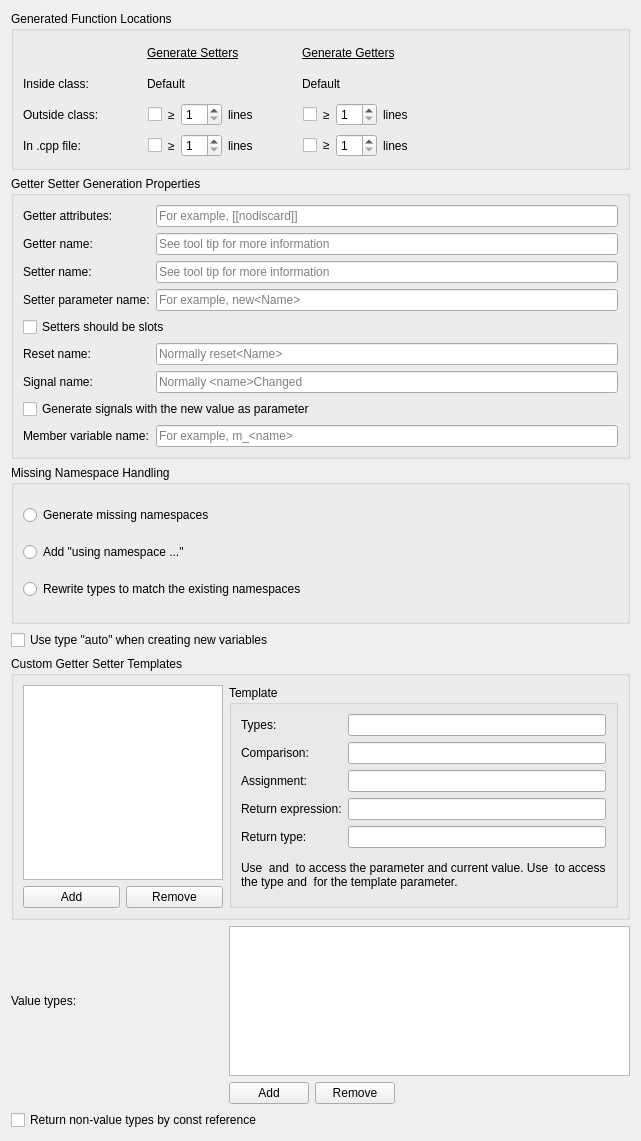
<?xml version="1.0" encoding="UTF-8"?>
<ui version="4.0">
 <class>CppQuickFixSettingsWidget</class>
 <widget class="QWidget" name="CppQuickFixSettingsWidget">
  <property name="geometry">
   <rect>
    <x>0</x>
    <y>0</y>
    <width>641</width>
    <height>1141</height>
   </rect>
  </property>
  <layout class="QVBoxLayout" name="verticalLayout_3">
   <item>
    <widget class="QGroupBox" name="groupBox_2">
     <property name="title">
      <string>Generated Function Locations</string>
     </property>
     <layout class="QGridLayout" name="gridLayout_2">
      <property name="horizontalSpacing">
       <number>48</number>
      </property>
      <item row="3" column="2">
       <widget class="QLabel" name="label_5">
        <property name="text">
         <string>Default</string>
        </property>
       </widget>
      </item>
      <item row="4" column="1" alignment="Qt::AlignHCenter">
       <widget class="QWidget" name="widget2" native="true">
        <layout class="QHBoxLayout" name="horizontalLayout_7">
         <property name="leftMargin">
          <number>1</number>
         </property>
         <property name="topMargin">
          <number>1</number>
         </property>
         <property name="rightMargin">
          <number>1</number>
         </property>
         <property name="bottomMargin">
          <number>1</number>
         </property>
         <item alignment="Qt::AlignRight">
          <widget class="QCheckBox" name="checkBox_setterOutside">
           <property name="sizePolicy">
            <sizepolicy hsizetype="Fixed" vsizetype="Fixed">
             <horstretch>0</horstretch>
             <verstretch>0</verstretch>
            </sizepolicy>
           </property>
           <property name="text">
            <string/>
           </property>
          </widget>
         </item>
         <item>
          <widget class="QWidget" name="widget_setterOutside" native="true">
           <property name="sizePolicy">
            <sizepolicy hsizetype="Fixed" vsizetype="Preferred">
             <horstretch>0</horstretch>
             <verstretch>0</verstretch>
            </sizepolicy>
           </property>
           <layout class="QHBoxLayout" name="horizontalLayout_9">
            <property name="leftMargin">
             <number>0</number>
            </property>
            <property name="topMargin">
             <number>0</number>
            </property>
            <property name="rightMargin">
             <number>0</number>
            </property>
            <property name="bottomMargin">
             <number>0</number>
            </property>
            <item>
             <widget class="QLabel" name="label_8">
              <property name="sizePolicy">
               <sizepolicy hsizetype="Fixed" vsizetype="Preferred">
                <horstretch>0</horstretch>
                <verstretch>0</verstretch>
               </sizepolicy>
              </property>
              <property name="text">
               <string>≥</string>
              </property>
             </widget>
            </item>
            <item>
             <widget class="QSpinBox" name="spinBox_setterOutside">
              <property name="sizePolicy">
               <sizepolicy hsizetype="Fixed" vsizetype="Fixed">
                <horstretch>0</horstretch>
                <verstretch>0</verstretch>
               </sizepolicy>
              </property>
              <property name="minimum">
               <number>1</number>
              </property>
             </widget>
            </item>
            <item alignment="Qt::AlignLeft">
             <widget class="QLabel" name="label_7">
              <property name="sizePolicy">
               <sizepolicy hsizetype="Fixed" vsizetype="Preferred">
                <horstretch>0</horstretch>
                <verstretch>0</verstretch>
               </sizepolicy>
              </property>
              <property name="text">
               <string>lines</string>
              </property>
             </widget>
            </item>
           </layout>
          </widget>
         </item>
        </layout>
       </widget>
      </item>
      <item row="5" column="1" alignment="Qt::AlignHCenter">
       <widget class="QWidget" name="widget3" native="true">
        <layout class="QHBoxLayout" name="horizontalLayout_6">
         <property name="spacing">
          <number>6</number>
         </property>
         <property name="leftMargin">
          <number>1</number>
         </property>
         <property name="topMargin">
          <number>1</number>
         </property>
         <property name="rightMargin">
          <number>1</number>
         </property>
         <property name="bottomMargin">
          <number>1</number>
         </property>
         <item alignment="Qt::AlignRight">
          <widget class="QCheckBox" name="checkBox_setterCpp">
           <property name="sizePolicy">
            <sizepolicy hsizetype="Fixed" vsizetype="Fixed">
             <horstretch>0</horstretch>
             <verstretch>0</verstretch>
            </sizepolicy>
           </property>
           <property name="text">
            <string/>
           </property>
          </widget>
         </item>
         <item>
          <widget class="QWidget" name="widget_setterCpp" native="true">
           <property name="sizePolicy">
            <sizepolicy hsizetype="Fixed" vsizetype="Preferred">
             <horstretch>0</horstretch>
             <verstretch>0</verstretch>
            </sizepolicy>
           </property>
           <layout class="QHBoxLayout" name="group1">
            <property name="leftMargin">
             <number>0</number>
            </property>
            <property name="topMargin">
             <number>0</number>
            </property>
            <property name="rightMargin">
             <number>0</number>
            </property>
            <property name="bottomMargin">
             <number>0</number>
            </property>
            <item>
             <widget class="QLabel" name="label_6">
              <property name="sizePolicy">
               <sizepolicy hsizetype="Fixed" vsizetype="Preferred">
                <horstretch>0</horstretch>
                <verstretch>0</verstretch>
               </sizepolicy>
              </property>
              <property name="text">
               <string>≥</string>
              </property>
             </widget>
            </item>
            <item>
             <widget class="QSpinBox" name="spinBox_setterCpp">
              <property name="sizePolicy">
               <sizepolicy hsizetype="Fixed" vsizetype="Fixed">
                <horstretch>0</horstretch>
                <verstretch>0</verstretch>
               </sizepolicy>
              </property>
              <property name="minimum">
               <number>1</number>
              </property>
             </widget>
            </item>
            <item>
             <widget class="QLabel" name="label_14">
              <property name="sizePolicy">
               <sizepolicy hsizetype="Fixed" vsizetype="Preferred">
                <horstretch>0</horstretch>
                <verstretch>0</verstretch>
               </sizepolicy>
              </property>
              <property name="text">
               <string>lines</string>
              </property>
             </widget>
            </item>
           </layout>
          </widget>
         </item>
        </layout>
       </widget>
      </item>
      <item row="4" column="2" alignment="Qt::AlignHCenter">
       <widget class="QWidget" name="widget" native="true">
        <property name="maximumSize">
         <size>
          <width>16777215</width>
          <height>40</height>
         </size>
        </property>
        <layout class="QHBoxLayout" name="horizontalLayout">
         <property name="leftMargin">
          <number>1</number>
         </property>
         <property name="topMargin">
          <number>1</number>
         </property>
         <property name="rightMargin">
          <number>1</number>
         </property>
         <property name="bottomMargin">
          <number>1</number>
         </property>
         <item alignment="Qt::AlignRight">
          <widget class="QCheckBox" name="checkBox_getterOutside">
           <property name="sizePolicy">
            <sizepolicy hsizetype="Fixed" vsizetype="Fixed">
             <horstretch>0</horstretch>
             <verstretch>0</verstretch>
            </sizepolicy>
           </property>
           <property name="text">
            <string/>
           </property>
           <property name="checkable">
            <bool>true</bool>
           </property>
          </widget>
         </item>
         <item>
          <widget class="QWidget" name="widget_getterOutside" native="true">
           <property name="sizePolicy">
            <sizepolicy hsizetype="Fixed" vsizetype="Preferred">
             <horstretch>0</horstretch>
             <verstretch>0</verstretch>
            </sizepolicy>
           </property>
           <layout class="QHBoxLayout" name="horizontalLayout_10">
            <property name="leftMargin">
             <number>0</number>
            </property>
            <property name="topMargin">
             <number>0</number>
            </property>
            <property name="rightMargin">
             <number>0</number>
            </property>
            <property name="bottomMargin">
             <number>0</number>
            </property>
            <item>
             <widget class="QLabel" name="label_13">
              <property name="sizePolicy">
               <sizepolicy hsizetype="Fixed" vsizetype="Preferred">
                <horstretch>0</horstretch>
                <verstretch>0</verstretch>
               </sizepolicy>
              </property>
              <property name="text">
               <string>≥</string>
              </property>
             </widget>
            </item>
            <item>
             <widget class="QSpinBox" name="spinBox_getterOutside">
              <property name="sizePolicy">
               <sizepolicy hsizetype="Fixed" vsizetype="Fixed">
                <horstretch>0</horstretch>
                <verstretch>0</verstretch>
               </sizepolicy>
              </property>
              <property name="minimum">
               <number>1</number>
              </property>
             </widget>
            </item>
            <item>
             <widget class="QLabel" name="label_9">
              <property name="sizePolicy">
               <sizepolicy hsizetype="Fixed" vsizetype="Preferred">
                <horstretch>0</horstretch>
                <verstretch>0</verstretch>
               </sizepolicy>
              </property>
              <property name="text">
               <string>lines</string>
              </property>
             </widget>
            </item>
           </layout>
          </widget>
         </item>
        </layout>
       </widget>
      </item>
      <item row="3" column="1">
       <widget class="QLabel" name="label_4">
        <property name="text">
         <string>Default</string>
        </property>
       </widget>
      </item>
      <item row="0" column="2">
       <widget class="QLabel" name="label_3">
        <property name="sizePolicy">
         <sizepolicy hsizetype="Preferred" vsizetype="Preferred">
          <horstretch>0</horstretch>
          <verstretch>0</verstretch>
         </sizepolicy>
        </property>
        <property name="font">
         <font>
          <underline>true</underline>
         </font>
        </property>
        <property name="text">
         <string>Generate Getters</string>
        </property>
       </widget>
      </item>
      <item row="0" column="1">
       <widget class="QLabel" name="label">
        <property name="sizePolicy">
         <sizepolicy hsizetype="Preferred" vsizetype="Preferred">
          <horstretch>0</horstretch>
          <verstretch>0</verstretch>
         </sizepolicy>
        </property>
        <property name="font">
         <font>
          <underline>true</underline>
         </font>
        </property>
        <property name="text">
         <string>Generate Setters</string>
        </property>
       </widget>
      </item>
      <item row="5" column="0">
       <widget class="QLabel" name="label_12">
        <property name="text">
         <string>In .cpp file:</string>
        </property>
       </widget>
      </item>
      <item row="5" column="2" alignment="Qt::AlignHCenter">
       <widget class="QWidget" name="widget4" native="true">
        <layout class="QHBoxLayout" name="horizontalLayout_2">
         <property name="leftMargin">
          <number>1</number>
         </property>
         <property name="topMargin">
          <number>1</number>
         </property>
         <property name="rightMargin">
          <number>1</number>
         </property>
         <property name="bottomMargin">
          <number>1</number>
         </property>
         <item alignment="Qt::AlignRight">
          <widget class="QCheckBox" name="checkBox_getterCpp">
           <property name="sizePolicy">
            <sizepolicy hsizetype="Fixed" vsizetype="Fixed">
             <horstretch>0</horstretch>
             <verstretch>0</verstretch>
            </sizepolicy>
           </property>
           <property name="text">
            <string/>
           </property>
          </widget>
         </item>
         <item>
          <widget class="QWidget" name="widget_getterCpp" native="true">
           <property name="sizePolicy">
            <sizepolicy hsizetype="Fixed" vsizetype="Preferred">
             <horstretch>0</horstretch>
             <verstretch>0</verstretch>
            </sizepolicy>
           </property>
           <layout class="QHBoxLayout" name="horizontalLayout_11">
            <property name="leftMargin">
             <number>0</number>
            </property>
            <property name="topMargin">
             <number>0</number>
            </property>
            <property name="rightMargin">
             <number>0</number>
            </property>
            <property name="bottomMargin">
             <number>0</number>
            </property>
            <item>
             <widget class="QLabel" name="label_15">
              <property name="sizePolicy">
               <sizepolicy hsizetype="Fixed" vsizetype="Fixed">
                <horstretch>0</horstretch>
                <verstretch>0</verstretch>
               </sizepolicy>
              </property>
              <property name="text">
               <string>≥</string>
              </property>
             </widget>
            </item>
            <item>
             <widget class="QSpinBox" name="spinBox_getterCpp">
              <property name="sizePolicy">
               <sizepolicy hsizetype="Fixed" vsizetype="Fixed">
                <horstretch>0</horstretch>
                <verstretch>0</verstretch>
               </sizepolicy>
              </property>
              <property name="minimum">
               <number>1</number>
              </property>
             </widget>
            </item>
            <item>
             <widget class="QLabel" name="label_16">
              <property name="sizePolicy">
               <sizepolicy hsizetype="Fixed" vsizetype="Preferred">
                <horstretch>0</horstretch>
                <verstretch>0</verstretch>
               </sizepolicy>
              </property>
              <property name="text">
               <string>lines</string>
              </property>
             </widget>
            </item>
           </layout>
          </widget>
         </item>
        </layout>
       </widget>
      </item>
      <item row="0" column="3">
       <spacer name="horizontalSpacer_2">
        <property name="orientation">
         <enum>Qt::Horizontal</enum>
        </property>
        <property name="sizeHint" stdset="0">
         <size>
          <width>1</width>
          <height>0</height>
         </size>
        </property>
       </spacer>
      </item>
      <item row="4" column="0">
       <widget class="QLabel" name="label_11">
        <property name="text">
         <string>Outside class:</string>
        </property>
       </widget>
      </item>
      <item row="3" column="0">
       <widget class="QLabel" name="label_10">
        <property name="text">
         <string>Inside class:</string>
        </property>
       </widget>
      </item>
     </layout>
    </widget>
   </item>
   <item>
    <widget class="QGroupBox" name="groupBox_4">
     <property name="title">
      <string>Getter Setter Generation Properties</string>
     </property>
     <layout class="QGridLayout" name="gridLayout_4">
      <item row="1" column="0">
       <widget class="QLabel" name="label_18">
        <property name="text">
         <string>Getter name:</string>
        </property>
       </widget>
      </item>
      <item row="3" column="1">
       <widget class="QLineEdit" name="lineEdit_setterParameter">
        <property name="placeholderText">
         <string>For example, new&lt;Name&gt;</string>
        </property>
       </widget>
      </item>
      <item row="2" column="0">
       <widget class="QLabel" name="label_19">
        <property name="text">
         <string>Setter name:</string>
        </property>
       </widget>
      </item>
      <item row="4" column="0" colspan="2">
       <widget class="QCheckBox" name="checkBox_setterSlots">
        <property name="text">
         <string>Setters should be slots</string>
        </property>
       </widget>
      </item>
      <item row="7" column="0" colspan="2">
       <widget class="QCheckBox" name="checkBox_signalWithNewValue">
        <property name="text">
         <string>Generate signals with the new value as parameter</string>
        </property>
       </widget>
      </item>
      <item row="0" column="0">
       <widget class="QLabel" name="label_17">
        <property name="text">
         <string>Getter attributes:</string>
        </property>
       </widget>
      </item>
      <item row="3" column="0">
       <widget class="QLabel" name="label_28">
        <property name="text">
         <string>Setter parameter name:</string>
        </property>
       </widget>
      </item>
      <item row="5" column="0">
       <widget class="QLabel" name="label_30">
        <property name="text">
         <string>Reset name:</string>
        </property>
       </widget>
      </item>
      <item row="6" column="0">
       <widget class="QLabel" name="label_29">
        <property name="text">
         <string>Signal name:</string>
        </property>
       </widget>
      </item>
      <item row="1" column="1">
       <widget class="QLineEdit" name="lineEdit_getterName">
        <property name="placeholderText">
         <string>See tool tip for more information</string>
        </property>
       </widget>
      </item>
      <item row="5" column="1">
       <widget class="QLineEdit" name="lineEdit_resetName">
        <property name="placeholderText">
         <string>Normally reset&lt;Name&gt;</string>
        </property>
       </widget>
      </item>
      <item row="0" column="1">
       <widget class="QLineEdit" name="lineEdit_getterAttribute">
        <property name="placeholderText">
         <string>For example, [[nodiscard]]</string>
        </property>
       </widget>
      </item>
      <item row="2" column="1">
       <widget class="QLineEdit" name="lineEdit_setterName">
        <property name="placeholderText">
         <string>See tool tip for more information</string>
        </property>
       </widget>
      </item>
      <item row="6" column="1">
       <widget class="QLineEdit" name="lineEdit_signalName">
        <property name="placeholderText">
         <string>Normally &lt;name&gt;Changed</string>
        </property>
       </widget>
      </item>
      <item row="8" column="0">
       <widget class="QLabel" name="label_31">
        <property name="text">
         <string>Member variable name:</string>
        </property>
       </widget>
      </item>
      <item row="8" column="1">
       <widget class="QLineEdit" name="lineEdit_memberVariableName">
        <property name="placeholderText">
         <string>For example, m_&lt;name&gt;</string>
        </property>
       </widget>
      </item>
     </layout>
    </widget>
   </item>
   <item>
    <widget class="QGroupBox" name="groupBox">
     <property name="title">
      <string>Missing Namespace Handling</string>
     </property>
     <layout class="QVBoxLayout" name="verticalLayout_2">
      <item>
       <widget class="QRadioButton" name="radioButton_generateMissingNamespace">
        <property name="text">
         <string>Generate missing namespaces</string>
        </property>
       </widget>
      </item>
      <item>
       <widget class="QRadioButton" name="radioButton_addUsingnamespace">
        <property name="text">
         <string>Add &quot;using namespace ...&quot;</string>
        </property>
       </widget>
      </item>
      <item>
       <widget class="QRadioButton" name="radioButton_rewriteTypes">
        <property name="text">
         <string>Rewrite types to match the existing namespaces</string>
        </property>
       </widget>
      </item>
     </layout>
    </widget>
   </item>
   <item>
    <widget class="QCheckBox" name="useAutoCheckBox">
     <property name="toolTip">
      <string>&lt;html&gt;&lt;head/&gt;&lt;body&gt;&lt;p&gt;Uncheck this to make Qt Creator try to derive the type of expression in the &amp;quot;Assign to Local Variable&amp;quot; quickfix.&lt;/p&gt;&lt;p&gt;Note that this might fail for more complex types.&lt;/p&gt;&lt;/body&gt;&lt;/html&gt;</string>
     </property>
     <property name="text">
      <string>Use type &quot;auto&quot; when creating new variables</string>
     </property>
    </widget>
   </item>
   <item>
    <widget class="QGroupBox" name="groupBox_3">
     <property name="title">
      <string>Custom Getter Setter Templates</string>
     </property>
     <property name="checkable">
      <bool>false</bool>
     </property>
     <layout class="QGridLayout" name="gridLayout_3" columnstretch="0,5">
      <item row="1" column="1" rowspan="2">
       <widget class="QGroupBox" name="groupBox_customTemplate">
        <property name="sizePolicy">
         <sizepolicy hsizetype="MinimumExpanding" vsizetype="Minimum">
          <horstretch>0</horstretch>
          <verstretch>0</verstretch>
         </sizepolicy>
        </property>
        <property name="title">
         <string>Template</string>
        </property>
        <property name="checkable">
         <bool>false</bool>
        </property>
        <layout class="QFormLayout" name="formLayout">
         <item row="0" column="0">
          <widget class="QLabel" name="label_22">
           <property name="text">
            <string>Types:</string>
           </property>
          </widget>
         </item>
         <item row="0" column="1">
          <widget class="QLineEdit" name="lineEdit_customTemplateTypes">
           <property name="toolTip">
            <string>Separate the types by comma.</string>
           </property>
          </widget>
         </item>
         <item row="1" column="0">
          <widget class="QLabel" name="label_23">
           <property name="text">
            <string>Comparison:</string>
           </property>
          </widget>
         </item>
         <item row="1" column="1">
          <widget class="QLineEdit" name="lineEdit_customTemplateComparison"/>
         </item>
         <item row="2" column="0">
          <widget class="QLabel" name="label_24">
           <property name="text">
            <string>Assignment:</string>
           </property>
          </widget>
         </item>
         <item row="2" column="1">
          <widget class="QLineEdit" name="lineEdit_customTemplateAssignment"/>
         </item>
         <item row="3" column="0">
          <widget class="QLabel" name="label_25">
           <property name="text">
            <string>Return expression:</string>
           </property>
          </widget>
         </item>
         <item row="3" column="1">
          <widget class="QLineEdit" name="lineEdit_customTemplateReturnExpression"/>
         </item>
         <item row="4" column="0">
          <widget class="QLabel" name="label_26">
           <property name="text">
            <string>Return type:</string>
           </property>
          </widget>
         </item>
         <item row="4" column="1">
          <widget class="QLineEdit" name="lineEdit_customTemplateReturnType"/>
         </item>
         <item row="5" column="0" colspan="2">
          <widget class="QLabel" name="label_27">
           <property name="sizePolicy">
            <sizepolicy hsizetype="Preferred" vsizetype="Expanding">
             <horstretch>0</horstretch>
             <verstretch>0</verstretch>
            </sizepolicy>
           </property>
           <property name="text">
            <string>Use &lt;new&gt; and &lt;cur&gt; to access the parameter and current value. Use &lt;type&gt; to access the type and &lt;T&gt; for the template parameter.</string>
           </property>
           <property name="wordWrap">
            <bool>true</bool>
           </property>
          </widget>
         </item>
        </layout>
       </widget>
      </item>
      <item row="1" column="0" rowspan="2">
       <widget class="QWidget" name="widget_2" native="true">
        <property name="sizePolicy">
         <sizepolicy hsizetype="Fixed" vsizetype="Preferred">
          <horstretch>0</horstretch>
          <verstretch>0</verstretch>
         </sizepolicy>
        </property>
        <property name="maximumSize">
         <size>
          <width>200</width>
          <height>16777215</height>
         </size>
        </property>
        <layout class="QVBoxLayout" name="verticalLayout_4">
         <property name="leftMargin">
          <number>0</number>
         </property>
         <property name="topMargin">
          <number>0</number>
         </property>
         <property name="rightMargin">
          <number>0</number>
         </property>
         <property name="bottomMargin">
          <number>0</number>
         </property>
         <item>
          <widget class="QListWidget" name="listWidget_customTemplates">
           <property name="enabled">
            <bool>true</bool>
           </property>
           <property name="sizePolicy">
            <sizepolicy hsizetype="Minimum" vsizetype="Expanding">
             <horstretch>0</horstretch>
             <verstretch>0</verstretch>
            </sizepolicy>
           </property>
          </widget>
         </item>
         <item>
          <layout class="QHBoxLayout" name="horizontalLayout_8">
           <item>
            <widget class="QPushButton" name="pushButton_addCustomTemplate">
             <property name="text">
              <string>Add</string>
             </property>
            </widget>
           </item>
           <item>
            <widget class="QPushButton" name="pushButton_removeCustomTemplate">
             <property name="text">
              <string>Remove</string>
             </property>
            </widget>
           </item>
          </layout>
         </item>
        </layout>
       </widget>
      </item>
     </layout>
    </widget>
   </item>
   <item>
    <layout class="QGridLayout" name="gridLayout">
     <item row="0" column="1">
      <widget class="QListWidget" name="valueTypes">
       <property name="sizePolicy">
        <sizepolicy hsizetype="Preferred" vsizetype="Preferred">
         <horstretch>0</horstretch>
         <verstretch>0</verstretch>
        </sizepolicy>
       </property>
       <property name="maximumSize">
        <size>
         <width>16777215</width>
         <height>150</height>
        </size>
       </property>
       <property name="toolTip">
        <string>Normally arguments get passed by const reference. If the Type is one of the following ones, the argument gets passed by value. Namespaces and template arguments are removed. The real Type must contain the given Type. For example, &quot;int&quot; matches &quot;int32_t&quot; but not &quot;vector&lt;int&gt;&quot;. &quot;vector&quot; matches &quot;std::pmr::vector&lt;int&gt;&quot; but not &quot;std::optional&lt;vector&lt;int&gt;&gt;&quot;</string>
       </property>
      </widget>
     </item>
     <item row="0" column="0">
      <widget class="QLabel" name="label_2">
       <property name="minimumSize">
        <size>
         <width>212</width>
         <height>0</height>
        </size>
       </property>
       <property name="text">
        <string>Value types:</string>
       </property>
      </widget>
     </item>
     <item row="1" column="1">
      <layout class="QHBoxLayout" name="horizontalLayout_3">
       <item>
        <widget class="QPushButton" name="pushButton_addValueType">
         <property name="text">
          <string>Add</string>
         </property>
        </widget>
       </item>
       <item>
        <widget class="QPushButton" name="pushButton_removeValueType">
         <property name="text">
          <string>Remove</string>
         </property>
        </widget>
       </item>
       <item>
        <spacer name="horizontalSpacer">
         <property name="orientation">
          <enum>Qt::Horizontal</enum>
         </property>
         <property name="sizeHint" stdset="0">
          <size>
           <width>40</width>
           <height>20</height>
          </size>
         </property>
        </spacer>
       </item>
      </layout>
     </item>
    </layout>
   </item>
   <item>
    <widget class="QCheckBox" name="returnByConstRefCheckBox">
     <property name="text">
      <string>Return non-value types by const reference</string>
     </property>
     <property name="checked">
      <bool>false</bool>
     </property>
    </widget>
   </item>
  </layout>
 </widget>
 <resources/>
 <connections>
  <connection>
   <sender>checkBox_getterCpp</sender>
   <signal>toggled(bool)</signal>
   <receiver>widget_getterCpp</receiver>
   <slot>setEnabled(bool)</slot>
   <hints>
    <hint type="sourcelabel">
     <x>509</x>
     <y>125</y>
    </hint>
    <hint type="destinationlabel">
     <x>570</x>
     <y>125</y>
    </hint>
   </hints>
  </connection>
  <connection>
   <sender>checkBox_getterOutside</sender>
   <signal>toggled(bool)</signal>
   <receiver>widget_getterOutside</receiver>
   <slot>setEnabled(bool)</slot>
   <hints>
    <hint type="sourcelabel">
     <x>509</x>
     <y>91</y>
    </hint>
    <hint type="destinationlabel">
     <x>570</x>
     <y>91</y>
    </hint>
   </hints>
  </connection>
  <connection>
   <sender>checkBox_setterOutside</sender>
   <signal>toggled(bool)</signal>
   <receiver>widget_setterOutside</receiver>
   <slot>setEnabled(bool)</slot>
   <hints>
    <hint type="sourcelabel">
     <x>312</x>
     <y>91</y>
    </hint>
    <hint type="destinationlabel">
     <x>373</x>
     <y>91</y>
    </hint>
   </hints>
  </connection>
  <connection>
   <sender>checkBox_setterCpp</sender>
   <signal>toggled(bool)</signal>
   <receiver>widget_setterCpp</receiver>
   <slot>setEnabled(bool)</slot>
   <hints>
    <hint type="sourcelabel">
     <x>312</x>
     <y>125</y>
    </hint>
    <hint type="destinationlabel">
     <x>373</x>
     <y>125</y>
    </hint>
   </hints>
  </connection>
 </connections>
</ui>
